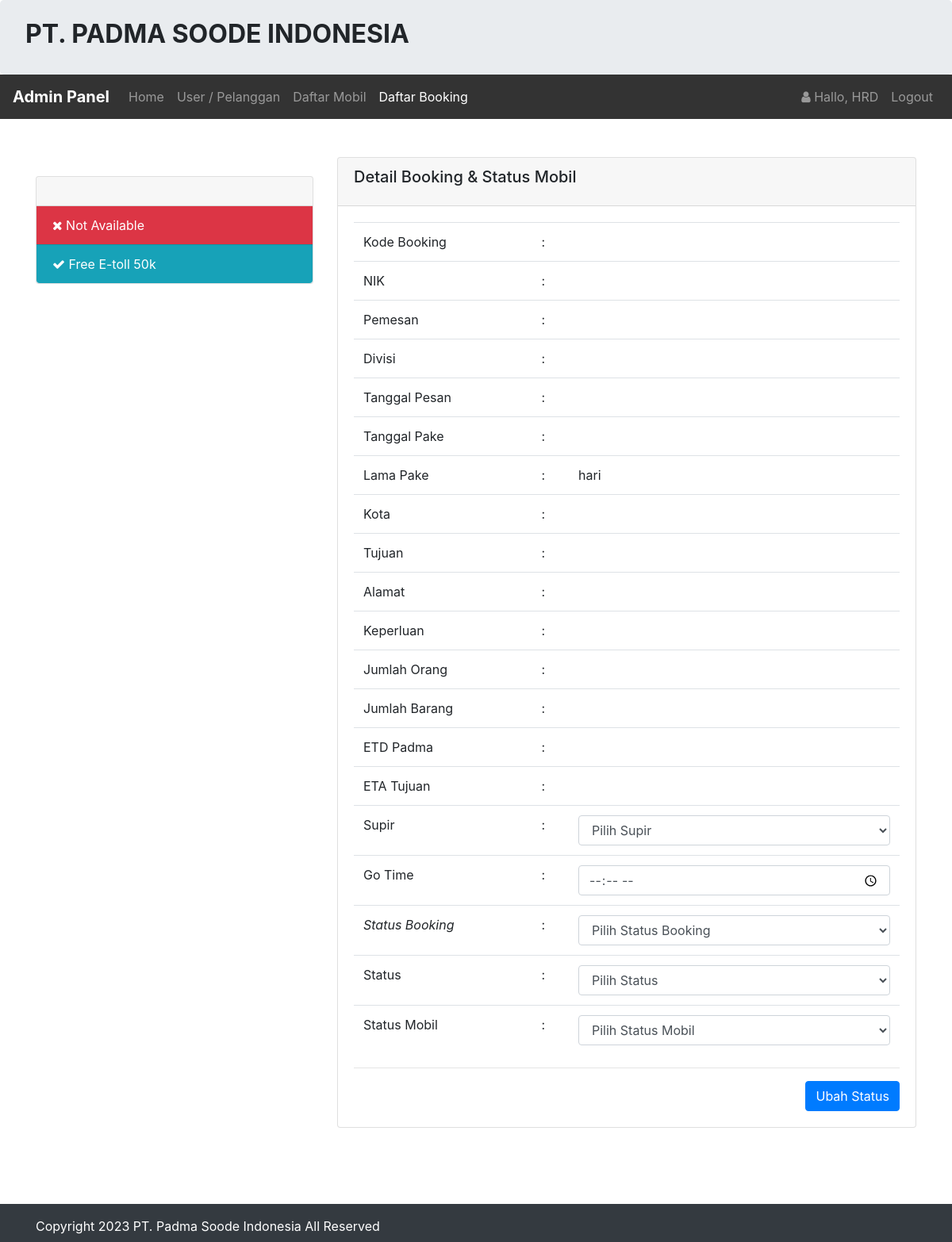
Page /admin/booking/bayar.php?id=1676861955 (signed in) on the earlier database version.
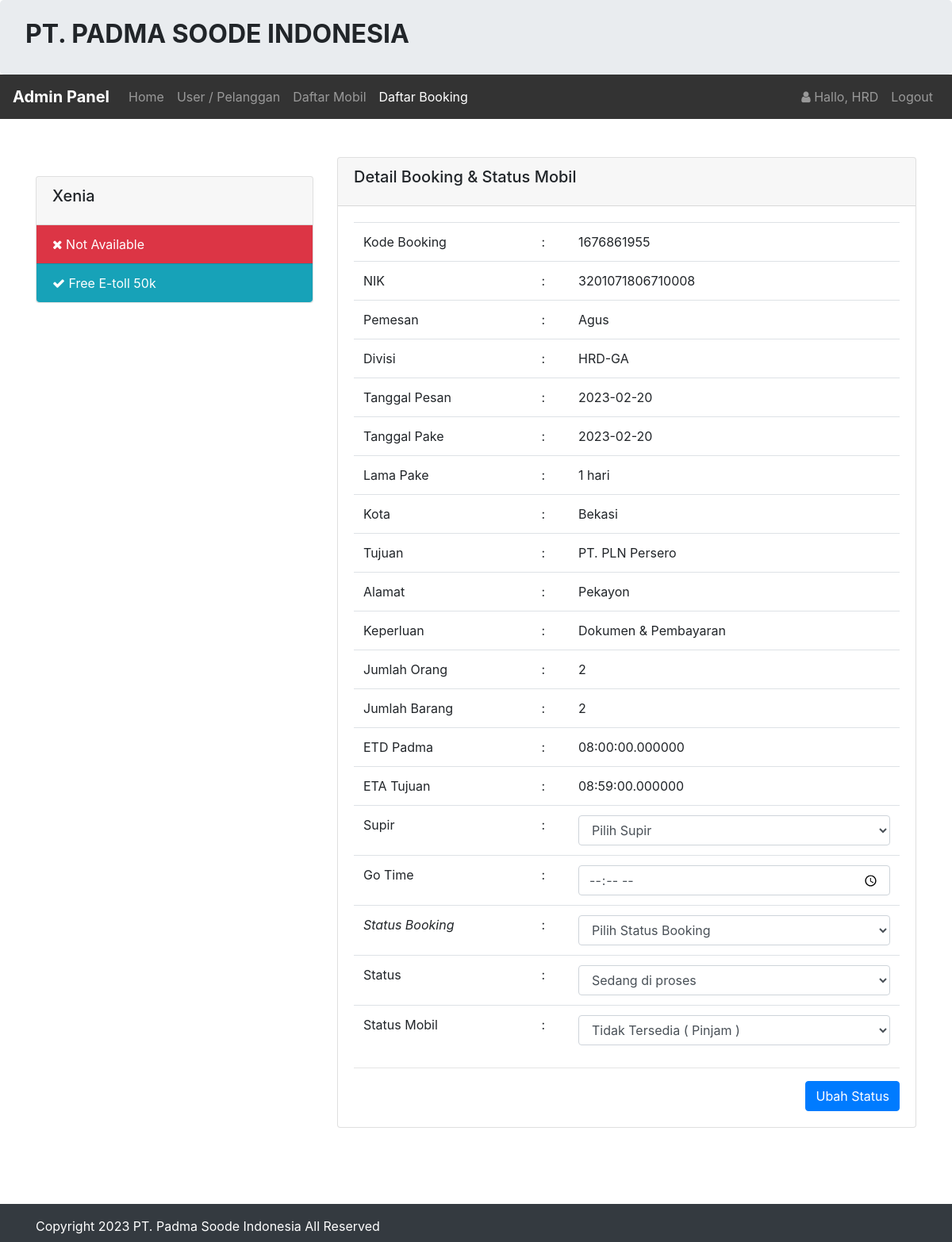
Same page on the later database version.
### tables this page shows
CREATE TABLE `mobil` (
  `id_mobil` int(11) NOT NULL,
  `no_plat` varchar(255) NOT NULL,
  `nama_mobil` varchar(255) NOT NULL,
  `merk` varchar(255) NOT NULL,
  `deskripsi` varchar(255) NOT NULL,
  `status_mobil` varchar(255) NOT NULL,
  `gambar` text NOT NULL
);

CREATE TABLE `booking` (
  `id_booking` int(11) NOT NULL,
  `kode_booking` varchar(255) NOT NULL,
  `id_login` int(11) NOT NULL,
  `id_mobil` int(11) NOT NULL,
  `nik` varchar(255) NOT NULL,
  `pemesan` varchar(255) NOT NULL,
  `divisi` varchar(255) NOT NULL,
  `tgl_pesan` varchar(255) NOT NULL,
  `tgl_pake` varchar(255) NOT NULL,
  `lama_pake` int(11) NOT NULL,
  `kota` varchar(255) NOT NULL,
  `tujuan` varchar(255) NOT NULL,
  `alamat` varchar(255) NOT NULL,
  `keperluan` varchar(255) NOT NULL,
  `jml_orang` int(11) NOT NULL,
  `jml_barang` int(11) NOT NULL,
  `etd_padma` time(6) NOT NULL,
  `eta_tujuan` time(6) NOT NULL,
  `supir` varchar(255) NOT NULL,
  `go_time` time NOT NULL,
  `status_booking` varchar(255) NOT NULL,
  `konfirmasi_booking` varchar(255) NOT NULL,
  `tgl_input` varchar(255) NOT NULL
);

### admin/booking/bayar.php (the view, shortened to what the changed rows need)
<?php
require '../../koneksi/koneksi.php';
include '../header.php';
if (!empty($_GET['id'])) {
    $kode_booking = $_GET['id'];
    $hasil = $koneksi->query("SELECT * FROM booking WHERE kode_booking = '$kode_booking'")->fetch();
    $id = $hasil['id_mobil'];
    $isi = $koneksi->query("SELECT * FROM mobil WHERE id_mobil = '$id'")->fetch();
}
?>
<br>
<br>
<div class="container">
    <div class="row">
        <?php if (!empty($_GET['id'])) { ?>
            <div class="col-sm-4">
                <br />
                <div class="card">
                    <div class="card-header">
                        <h5 class="card-title"><?php echo $isi['nama_mobil']; ?></h5>
                    </div>
                    <ul class="list-group list-group-flush">
                        <?php if ($isi['status_mobil'] == 'Tersedia') { ?>
                            <li class="list-group-item bg-primary text-white">
                                <i class="fa fa-check"></i> Available
                            </li>
                        <?php } else { ?>
                            <li class="list-group-item bg-danger text-white">
                                <i class="fa fa-close"></i> Not Available
                            </li>
                        <?php } ?>
                        <li class="list-group-item bg-info text-white"><i class="fa fa-check"></i> Free E-toll 50k</li>
                    </ul>
                </div>
            </div>
            <div class="col-sm-8">
                <div class="card">
                    <div class="card-header">
                        <h5 class="card-title">Detail Booking & Status Mobil</h5>
                    </div>
                    <div class="card-body">
                        <form method="post" action="proses.php?id=konfirmasi">
                            <table class="table">
                                <tr>
                                    <td>Kode Booking</td>
                                    <td> :</td>
                                    <td><?php echo $hasil['kode_booking']; ?></td>
                                </tr>
                                <tr>
                                    <td>NIK</td>
                                    <td> :</td>
                                    <td><?php echo $hasil['nik']; ?></td>
                                </tr>
                                <tr>
                                    <td>Pemesan</td>
                                    <td> :</td>
                                    <td><?php echo $hasil['pemesan']; ?></td>
                                </tr>
                                <tr>
                                    <td>Divisi</td>
                                    <td> :</td>
                                    <td><?php echo $hasil['divisi']; ?></td>
                                </tr>
                                <tr>
                                    <td>Tanggal Pesan</td>
                                    <td> :</td>
                                    <td><?php echo $hasil['tgl_pesan']; ?></td>
                                </tr>
                                <tr>
                                    <td>Tanggal Pake</td>
                                    <td> :</td>
                                    <td><?php echo $hasil['tgl_pake']; ?></td>
                                </tr>
                                <tr>
                                    <td>Lama Pake</td>
                                    <td>:</td>
                                    <td><?php echo $hasil['lama_pake'] ?> hari</td>
                                </tr>
                                <tr>
                                    <td>Kota</td>
                                    <td>:</td>
                                    <td><?php echo $hasil['kota'] ?></td>
                                </tr>
                                <tr>
                                    <td>Tujuan</td>
                                    <td>:</td>
                                    <td><?php echo $hasil['tujuan'] ?></td>
                                </tr>
                                <tr>
                                    <td>Alamat</td>
                                    <td>:</td>
                                    <td><?php echo $hasil['alamat'] ?></td>
                                </tr>
                                <tr>
                                    <td>Keperluan</td>
                                    <td>:</td>
                                    <td><?php echo $hasil['keperluan'] ?></td>
                                </tr>
                                <tr>
                                    <td>Jumlah Orang</td>
                                    <td>:</td>
                                    <td><?php echo $hasil['jml_orang'] ?></td>
                                </tr>
                                <tr>
                                    <td>Jumlah Barang</td>
                                    <td>:</td>
                                    <td><?php echo $hasil['jml_barang'] ?></td>
                                </tr>
                                <tr>
                                    <td>ETD Padma</td>
                                    <td>:</td>
                                    <td><?php echo $hasil['etd_padma'] ?></td>
                                </tr>
                                <tr>
                                    <td>ETA Tujuan</td>
                                    <td>:</td>
                                    <td><?php echo $hasil['eta_tujuan'] ?></td>
                                </tr>
                                <tr>
                                    <td>Supir</td>
                                    <td>:</td>
                                    <td>
                                        <select class="form-control" name="supir">
                                            <option>
                                                Pilih Supir
                                            </option>
                                        </select>
                                    </td>
                                </tr>
                                <tr>
                                    <td>Go Time</td>
                                    <td>:</td>
                                    <td><input type="time" name="go_time" id="" required class="form-control" placeholder="Go-Time"></td>
                                </tr>
                                <tr>
                                    <td><em>Status Booking</em></td>
                                    <td>:</td>
                                    <td>
                                        <select class="form-control" name="status_booking">
                                            <option>Pilih Status Booking</option>
                                        </select>
                                    </td>
                                </tr>
                                <tr>
                                    <td>Status</td>
                                    <td>:</td>
                                    <td>
                                        <select class="form-control" name="status_konfirmasi">
                                            <option>Pilih Status</option>
                                            <option <?php if ($hasil['konfirmasi_booking'] == 'Sedang di proses') {
                                                        echo 'selected';
                                                    } ?>>
                                                Sedang di proses
                                            </option>
                                        </select>
                                    </td>
                                </tr>
                                <tr>
                                    <td>Status Mobil</td>
                                    <td> :</td>
                                    <td>
                                        <select class="form-control" name="status_mobil">
                                            <option>Pilih Status Mobil</option>
                                            <option <?php if ($isi['status_mobil'] == 'Tidak Tersedia') {
                                                        echo 'selected';
                                                    } ?> value="Tidak Tersedia">
                                                Tidak Tersedia ( Pinjam )
                                            </option>
                                        </select>
                                    </td>
                                </tr>
                            </table>
                            <hr />
                            <button type="submit" class="btn btn-primary float-right">
                                Ubah Status
                            </button>
                        </form>
                    </div>
                </div>
            </div>
        <?php } ?>
    </div>
</div>
<br>
<br>
<br>
<?php include '../footer.php'; ?>

Differences in the rows shown:
now on this page (row edited): mobil: nama_mobil "Xenia", status_mobil "Tidak Tersedia ( Pinjam )"
added booking: kode_booking "1676861955", nik "3201071806710008", pemesan "Agus", divisi "HRD-GA", tgl_pesan "2023-02-20", tgl_pake "2023-02-20", lama_pake "1", kota "Bekasi", tujuan "PT. PLN Persero", alamat "Pekayon", keperluan "Dokumen & Pembayaran", jml_orang "2", jml_barang "2", etd_padma "08:00:00.000000", eta_tujuan "08:59:00.000000", status_konfirmasi "Sedang di proses"
Other differences:
form field status_konfirmasi: "Pilih Status" → (not shown)
form field status_mobil: "Pilih Status Mobil" → (not shown)
